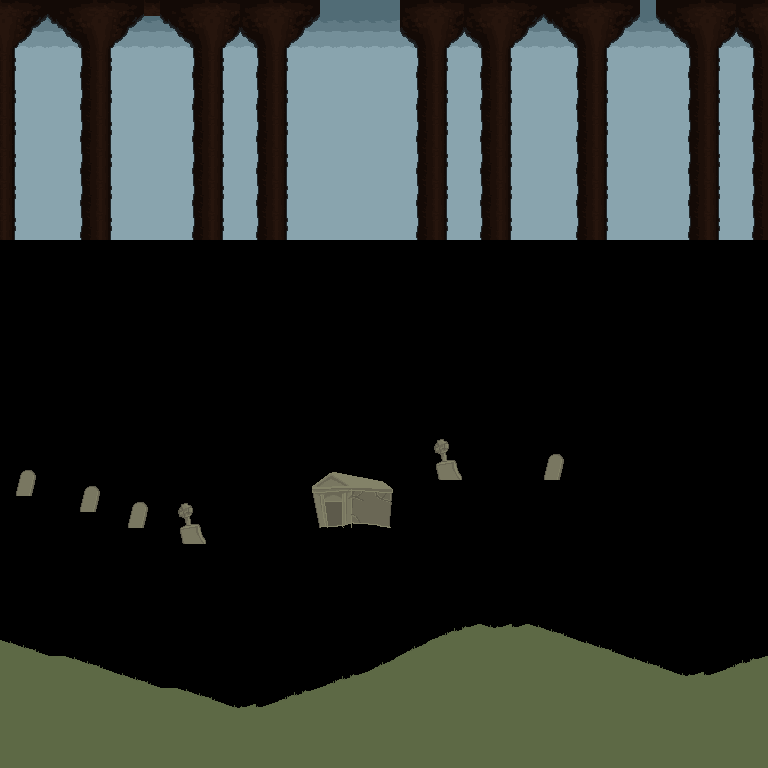

A 2D game scene composited from a Tiled map and its tileset images. What follows is a short description and the map's XML, with each tile layer's data collapsed to a summary:
An orthogonal 48x48 tile map with 16x16 px tiles, 4 tile layers (upper3, upper2, upper1, under1).

<map version="1.0" orientation="orthogonal" renderorder="right-down" width="48" height="48" tilewidth="16" tileheight="16" nextobjectid="1">
 <tileset firstgid="1" name="bg8" tilewidth="16" tileheight="16" tilecount="256" columns="16">
  <image source="../../img/tiles/bg8.gif" width="256" height="256" />
 </tileset>
 <layer name="upper3" width="48" height="48">
  <data>[2304 cells, 720 non-empty, 6 distinct tile ids]</data>
 </layer>
 <layer name="upper2" width="48" height="48">
  <data>[2304 cells, 52 non-empty, 34 distinct tile ids]</data>
 </layer>
 <layer name="upper1" width="48" height="48">
  <data>[2304 cells, 330 non-empty, 9 distinct tile ids]</data>
 </layer>
 <layer name="under1" width="48" height="48">
  <data>[2304 cells, 366 non-empty, 30 distinct tile ids]</data>
 </layer>
</map>
